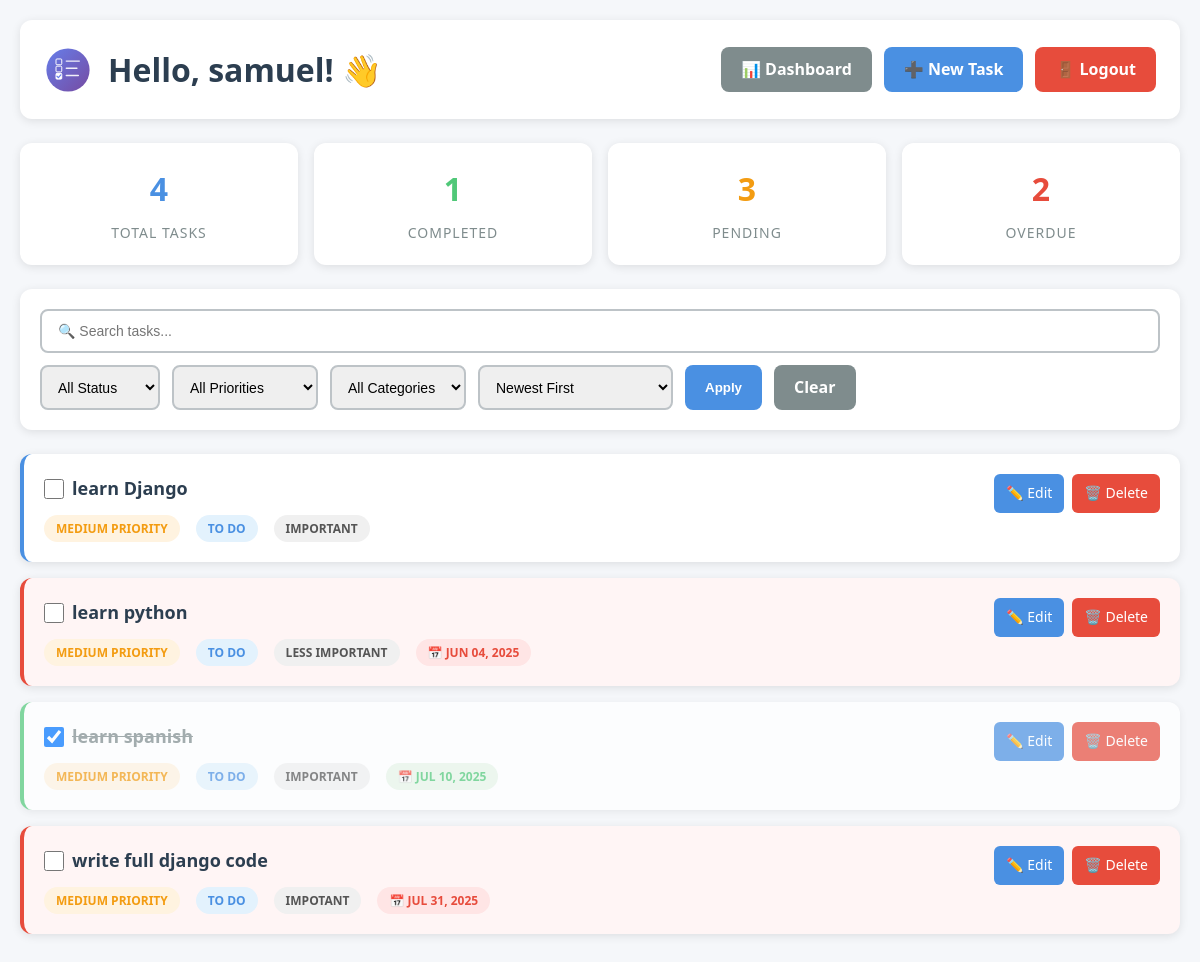
The page /userpage/ (signed in) on the database as committed earlier.
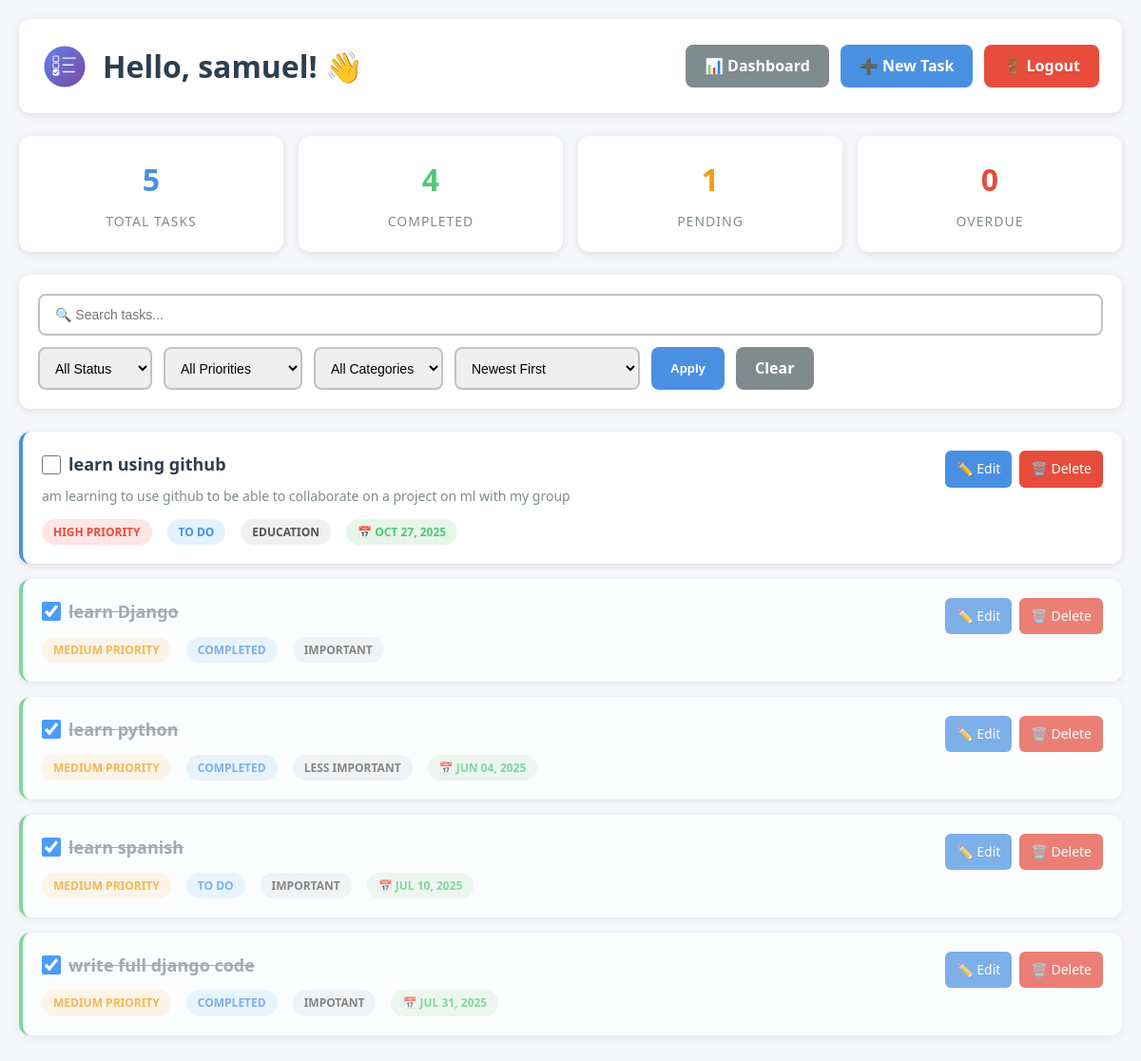
The same page on the database as committed later.
### base/models.py (models this page shows, shortened)
class Task(models.Model):
    PRIORITY_CHOICES = [
        ('high', 'High Priority'),
        ('medium', 'Medium Priority'),
        ('low', 'Low Priority'),
    ]
    STATUS_CHOICES = [
        ('todo', 'To Do'),
        ('in_progress', 'In Progress'),
        ('completed', 'Completed'),
    ]
    Categories = [
        ('work', 'Work'),
        ('personal', 'Personal'),
        ('shopping', 'Shopping'),
        ('health', 'Health'),
        ('education', 'Education'),
        ('other', 'Other'),
    ]
    user = models.ForeignKey(User, on_delete=models.CASCADE, related_name='tasks')
    title = models.CharField(max_length=200, help_text="Task title", blank=True, default='')
    description = models.TextField(blank=True, null=True, help_text="Task description")
    status = models.CharField(max_length=20, choices=STATUS_CHOICES, default='todo')
    priority = models.CharField(max_length=20, choices=PRIORITY_CHOICES, default='medium')
    complete = models.BooleanField(default=False, help_text="Mark as complete")
    created_at = models.DateTimeField(auto_now_add=True)
    updated_at = models.DateTimeField(auto_now=True)
    due_date = models.DateField(help_text="Set the due date", blank=True, null=True)
    categories = models.CharField(max_length=20, choices=Categories, default='other')
    tags = models.CharField(max_length=200, blank=True, help_text="Comma-separated tags")
    class Meta:
        ordering = ['-created_at']
    @property
    def is_overdue(self):
        if self.due_date and not self.complete:
            return self.due_date < timezone.now().date()
        return False
    @property
    def tag_list(self):
        return [tag.strip() for tag in self.tags.split(',') if tag.strip()]

### base/views.py (the view)
# urls.py: path('userpage/', views.userpage, name="userpage"),
@login_required(login_url='/')
def userpage(request):
    tasks = Task.objects.filter(user=request.user)
    search_query = request.GET.get('search', '')
    if search_query:
        tasks = tasks.filter(
            Q(title__icontains=search_query) |
            Q(description__icontains=search_query) |
            Q(tags__icontains=search_query)
        )
    status_filter = request.GET.get('status', '')
    if status_filter:
        tasks = tasks.filter(status=status_filter)
    priority_filter = request.GET.get('priority', '')
    if priority_filter:
        tasks = tasks.filter(priority=priority_filter)
    category_filter = request.GET.get('category', '')
    if category_filter:
        tasks = tasks.filter(categories=category_filter)
    sort_by = request.GET.get('sort', '-created_at')
    valid_sorts = ['due_date', '-due_date', 'priority', '-priority', 'created_at', '-created_at', 'title', '-title']
    if sort_by in valid_sorts:
        tasks = tasks.order_by(sort_by)
    total_tasks = Task.objects.filter(user=request.user).count()
    completed_tasks = Task.objects.filter(user=request.user, complete=True).count()
    pending_tasks = total_tasks - completed_tasks
    overdue_tasks = Task.objects.filter(
        user=request.user,
        complete=False,
        due_date__lt=timezone.now().date()
    ).count()
    context = {
        'tasks': tasks,
        'search_query': search_query,
        'status_filter': status_filter,
        'priority_filter': priority_filter,
        'category_filter': category_filter,
        'sort_by': sort_by,
        'total_tasks': total_tasks,
        'completed_tasks': completed_tasks,
        'pending_tasks': pending_tasks,
        'overdue_tasks': overdue_tasks,
        'status_choices': Task.STATUS_CHOICES,
        'priority_choices': Task.PRIORITY_CHOICES,
        'category_choices': Task.Categories,
    }
    return render(request, 'base/userpage.html', context)

### base/templates/base/userpage.html (shortened to what this page needs)
{% extends 'main.html' %}
{% load static %}
{% block content %}
<body style="background: #f5f7fa; min-height: 100vh; padding: 20px;">
    <div style="max-width: 1200px; margin: 0 auto;">
        <div style="background: white; padding: 24px; border-radius: 12px; margin-bottom: 24px; box-shadow: 0 2px 10px rgba(0,0,0,0.1);">
            <div style="display: flex; justify-content: space-between; align-items: center; flex-wrap: wrap; gap: 12px;">
                <div style="display: flex; align-items: center; gap: 16px;">
                    <img src="{% static 'base/images/logo.svg' %}" alt="TaskMaster Logo" style="width: 48px; height: 48px; animation: logoFloat 3s ease-in-out infinite;">
                    <h1 style="color: #2c3e50; margin: 0;">Hello, {{ request.user }}! 👋</h1>
                </div>
                <div style="display: flex; gap: 12px;">
                    <a href="{% url 'dashboard' %}" class="btn btn-secondary">📊 Dashboard</a>
                    <a href="{% url 'create_task' %}" class="btn btn-primary">➕ New Task</a>
                    <a href="{% url 'logoutpage' %}" class="btn btn-danger">🚪 Logout</a>
                </div>
            </div>
        </div>
        <div class="stats-container">
            <div class="stat-card">
                <div class="stat-number">{{ total_tasks }}</div>
                <div class="stat-label">Total Tasks</div>
            </div>
            <div class="stat-card">
                <div class="stat-number" style="color: #50c878;">{{ completed_tasks }}</div>
                <div class="stat-label">Completed</div>
            </div>
            <div class="stat-card">
                <div class="stat-number" style="color: #f39c12;">{{ pending_tasks }}</div>
                <div class="stat-label">Pending</div>
            </div>
            <div class="stat-card">
                <div class="stat-number" style="color: #e74c3c;">{{ overdue_tasks }}</div>
                <div class="stat-label">Overdue</div>
            </div>
        </div>
        <div class="filter-bar">
            <form method="GET" action="{% url 'userpage' %}">
                <input type="text" name="search" class="search-box" placeholder="🔍 Search tasks..." value="{{ search_query }}">
                <div class="filter-group">
                    <select name="status" onchange="this.form.submit()">
                        <option value="">All Status</option>
                    </select>
                    <select name="priority" onchange="this.form.submit()">
                        <option value="">All Priorities</option>
                    </select>
                    <select name="category" onchange="this.form.submit()">
                        <option value="">All Categories</option>
                    </select>
                    <select name="sort" onchange="this.form.submit()">
                        <option value="-created_at" {% if sort_by == '-created_at' %}selected{% endif %}>Newest First</option>
                    </select>
                    <button type="submit" class="btn btn-primary">Apply</button>
                    <a href="{% url 'userpage' %}" class="btn btn-secondary">Clear</a>
                </div>
            </form>
        </div>
        <div>
            {% if tasks %}
                {% for task in tasks %}
                <div class="task-card {% if task.complete %}completed{% elif task.is_overdue %}overdue{% endif %}">
                    <div style="display: flex; justify-content: space-between; align-items: start; gap: 16px;">
                        <div style="flex: 1;">
                            <div style="display: flex; align-items: center; gap: 8px; margin-bottom: 8px;">
                                <input type="checkbox"
                                       class="task-checkbox"
                                       data-task-id="{{ task.id }}"
                                       {% if task.complete %}checked{% endif %}
                                       style="width: 20px; height: 20px; cursor: pointer;">
                                <h3 class="task-title {% if task.complete %}completed-task{% endif %}" style="margin: 0; font-size: 18px;">
                                    <a href="{% url 'task_details' task.id %}" style="color: inherit; text-decoration: none;">
                                        {{ task.title|default:task.description|truncatewords:10 }}
                                    </a>
                                </h3>
                            </div>
                            {% if task.description and task.title %}
                            <p style="color: #7f8c8d; margin: 8px 0; font-size: 14px;">{{ task.description|truncatewords:20 }}</p>
                            {% endif %}
                            <div style="display: flex; gap: 8px; flex-wrap: wrap; margin-top: 12px;">
                                <span class="badge badge-{{ task.priority }}">{{ task.get_priority_display }}</span>
                                <span class="badge badge-status">{{ task.get_status_display }}</span>
                                <span class="badge badge-category">{{ task.get_categories_display }}</span>
                                {% if task.due_date %}
                                <span class="badge {% if task.is_overdue %}badge-overdue{% else %}badge-upcoming{% endif %}">
                                    📅 {{ task.due_date|date:"M d, Y" }}
                                </span>
                                {% endif %}
                            </div>
                        </div>
                        <div style="display: flex; gap: 8px;">
                            <a href="{% url 'edit_task' task.id %}" style="padding: 8px 12px; background: #4a90e2; color: white; border-radius: 6px; text-decoration: none; font-size: 14px;">✏️ Edit</a>
                            <a href="{% url 'delete_task' task.id %}" style="padding: 8px 12px; background: #e74c3c; color: white; border-radius: 6px; text-decoration: none; font-size: 14px;">🗑️ Delete</a>
                        </div>
                    </div>
                </div>
                {% endfor %}
            {% endif %}
        </div>
    </div>
</body>
{% endblock content %}

### templates/main.html (shortened to what this page needs)
<!DOCTYPE html>
{% load static %}
<html lang="en">
<head>
    <link rel="stylesheet" href="{% static 'base/index.css' %}">
</head>
<body>
    {% block content %}
    {% endblock content %}
</body>
</html>

### base/static/base/index.css (style rules this page uses)
:root { --primary-color: #4a90e2; --secondary-color: #50c878; --danger-color: #e74c3c; --warning-color: #f39c12; --dark-bg: #2c3e50; --light-bg: #ecf0f1; --text-dark: #2c3e50; --text-light: #7f8c8d; --border-color: #bdc3c7; --shadow: 0 2px 10px rgba(0,0,0,0.1); }
* { margin: 0; padding: 0; box-sizing: border-box; }
body { font-family: 'Segoe UI', Tahoma, Geneva, Verdana, sans-serif; background: linear-gradient(135deg, #667eea 0%, #764ba2 100%); padding: 0; margin: 0; line-height: 1.6; color: var(--text-dark); }
.task-card { background: white; border-radius: 12px; padding: 20px; margin-bottom: 16px; box-shadow: var(--shadow); transition: transform 0.2s, box-shadow 0.2s; border-left: 4px solid var(--primary-color); }
.task-card.completed { opacity: 0.7; border-left-color: var(--secondary-color); }
.badge { display: inline-block; padding: 4px 12px; border-radius: 20px; font-size: 12px; font-weight: 600; text-transform: uppercase; margin-right: 8px; }
.badge-high { background: #ffe5e5; color: var(--danger-color); }
.badge-medium { background: #fff3e0; color: var(--warning-color); }
.badge-status { background: #e3f2fd; color: var(--primary-color); }
.badge-category { background: #f0f0f0; color: #555; }
.badge-upcoming { background: #e8f5e9; color: var(--secondary-color); }
.task-title { color: inherit; transition: color 0.3s; }
.task-title.completed-task { text-decoration: line-through; color: #7f8c8d; }
.filter-bar { background: white; padding: 20px; border-radius: 12px; margin-bottom: 24px; box-shadow: var(--shadow); }
.search-box { width: 100%; padding: 12px 16px; border: 2px solid var(--border-color); border-radius: 8px; font-size: 14px; transition: border-color 0.3s; }
.filter-group { display: flex; gap: 12px; flex-wrap: wrap; margin-top: 12px; }
.filter-group select { padding: 8px 12px; border: 2px solid var(--border-color); border-radius: 8px; font-size: 14px; cursor: pointer; transition: border-color 0.3s; }
.stats-container { display: grid; grid-template-columns: repeat(auto-fit, minmax(200px, 1fr)); gap: 16px; margin-bottom: 24px; }
.stat-card { background: white; padding: 20px; border-radius: 12px; box-shadow: var(--shadow); text-align: center; transition: transform 0.2s; }
.stat-number { font-size: 32px; font-weight: bold; color: var(--primary-color); margin-bottom: 8px; }
.stat-label { color: var(--text-light); font-size: 14px; text-transform: uppercase; letter-spacing: 1px; }
.btn { padding: 10px 20px; border: none; border-radius: 8px; font-weight: 600; cursor: pointer; transition: all 0.3s; text-decoration: none; display: inline-block; }
.btn-primary { background: var(--primary-color); color: white; }
.btn-danger { background: var(--danger-color); color: white; }
.btn-secondary { background: var(--text-light); color: white; }
.task-card { animation: fadeIn 0.5s ease-out; transition: all 0.3s ease; }
.stat-card { animation: scaleIn 0.6s ease-out; transition: all 0.3s cubic-bezier(0.4, 0, 0.2, 1); }
.stat-card:nth-child(1) { animation-delay: 0s; }
.stat-card:nth-child(2) { animation-delay: 0.1s; }
.stat-card:nth-child(3) { animation-delay: 0.2s; }
.stat-card:nth-child(4) { animation-delay: 0.3s; }
.btn { transition: all 0.3s ease; position: relative; overflow: hidden; }
.btn::before { content: ''; position: absolute; top: 50%; left: 50%; width: 0; height: 0; border-radius: 50%; background: rgba(255, 255, 255, 0.3); transform: translate(-50%, -50%); transition: width 0.6s, height 0.6s; }
.badge { transition: all 0.3s ease; display: inline-block; }
input[type="text"], input[type="email"], input[type="password"], input[type="date"], textarea, select { transition: all 0.3s ease; }
input[type="checkbox"] { transition: all 0.3s ease; cursor: pointer; }
input[type="checkbox"]:checked { animation: pulse 0.3s ease; }
body > * { animation: fadeIn 0.8s ease-out; }
.filter-bar { animation: slideInLeft 0.7s ease-out; }
a { transition: all 0.3s ease; }
html { scroll-behavior: smooth; }
body { animation: pageLoad 0.5s ease-out; }

Rows that differ between the two databases and show on the page:
added Task: title "learn using github", description "am learning to use github to be able to collaborate on a project on ml with my group", priority "HIGH PRIORITY", status "TO DO", categories "EDUCATION", due_date "OCT 27, 2025"
changed Task "learn Django": complete "☐" → "☑"; status "TO DO" → "COMPLETED"
changed Task "learn python": complete "☐" → "☑"; status "TO DO" → "COMPLETED"
changed Task "write full django code": complete "☐" → "☑"; status "TO DO" → "COMPLETED"
Other text that changed with them:
{{ total_tasks }}: "4" → "5"
{{ completed_tasks }}: "1" → "4"
{{ pending_tasks }}: "3" → "1"
{{ overdue_tasks }}: "2" → "0"
